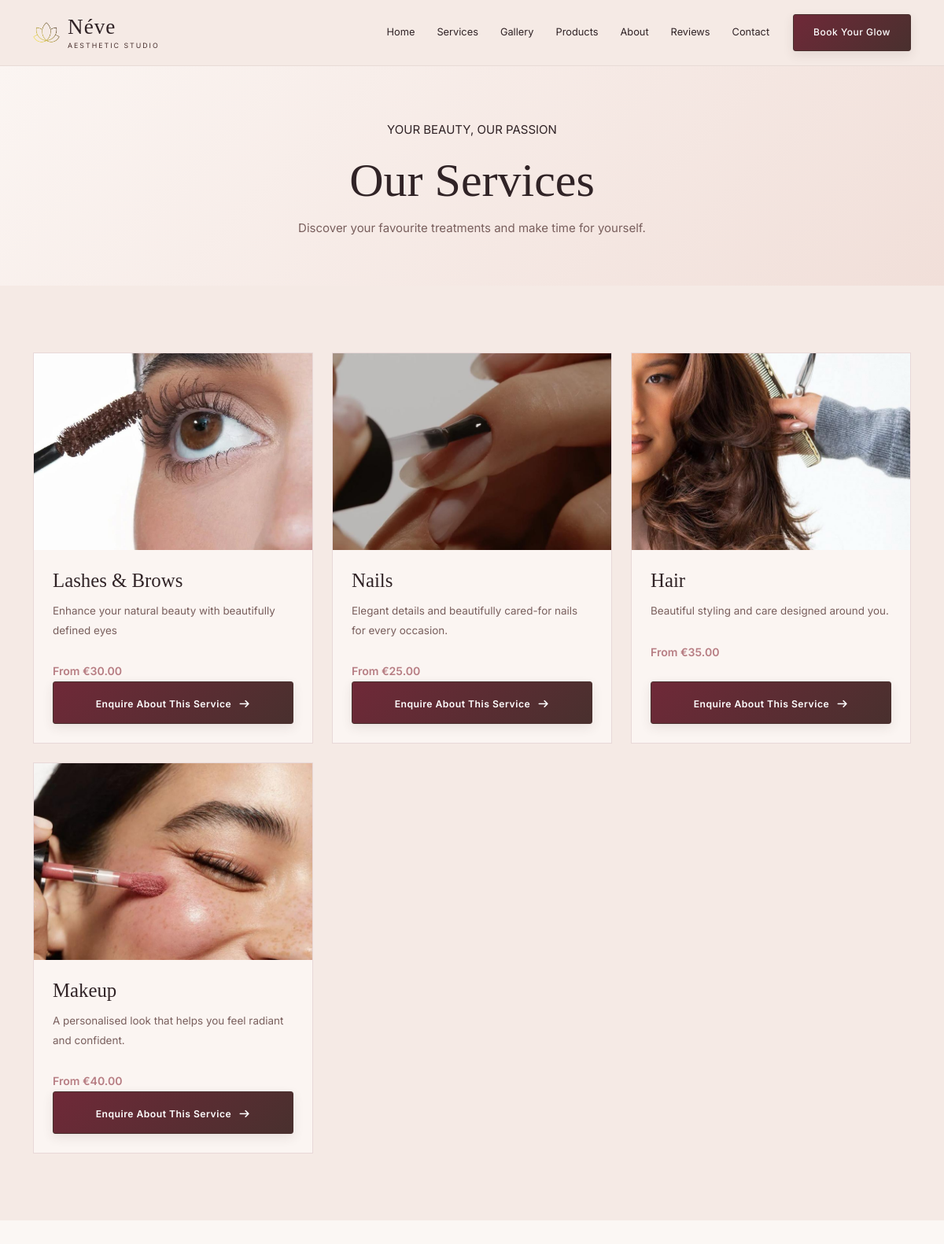
/services/ (upper part), run on an earlier commit of the app's database.
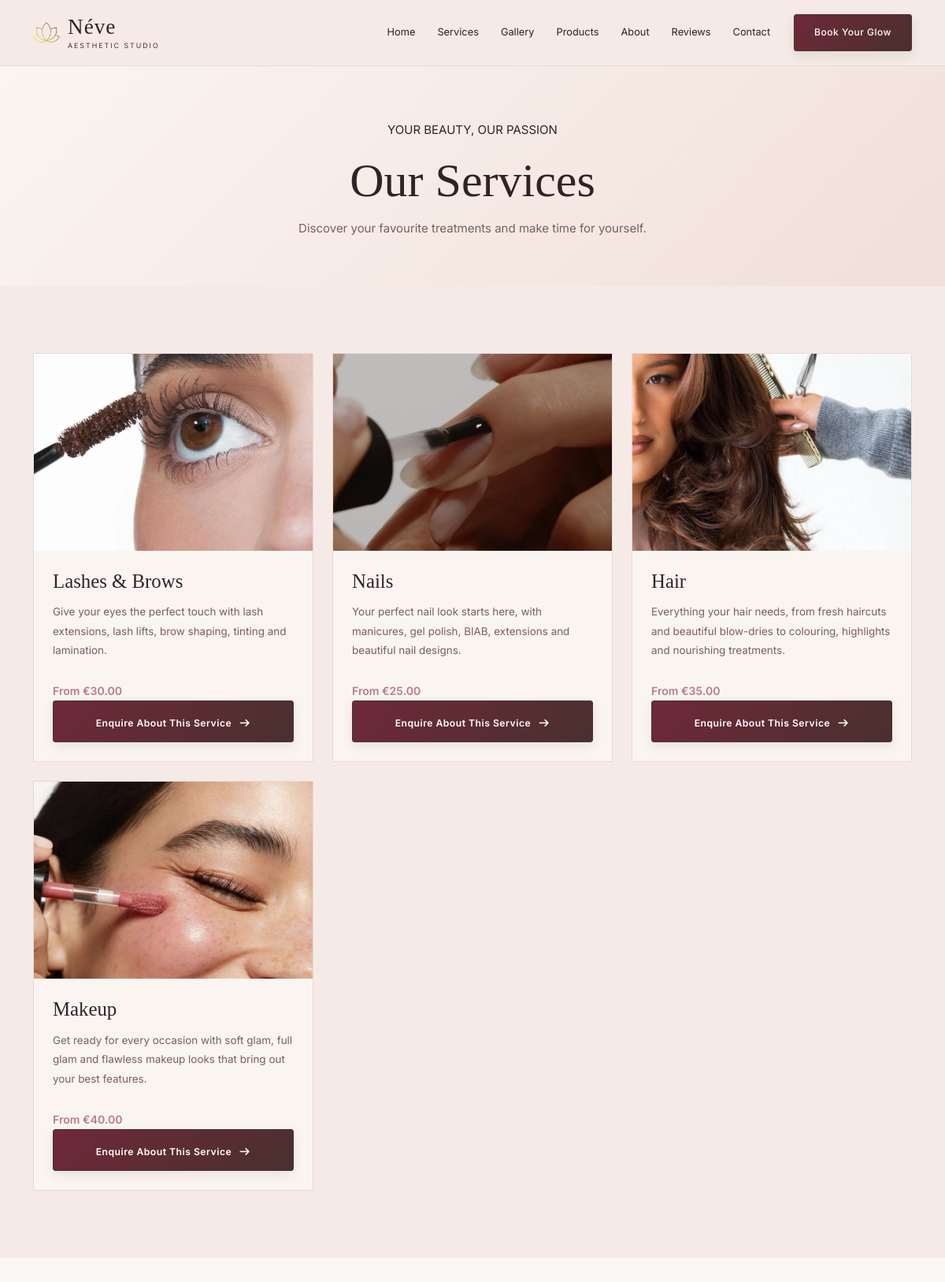
And on a later commit of the database.
### aplikacion/models.py (models this page shows, shortened)
class Service(models.Model):
    service_slug = models.SlugField(primary_key=True)
    service_name = models.CharField(max_length=200, null=True, blank=True)
    service_description = models.TextField(null=True, blank=True)
    service_price = models.DecimalField(max_digits=6, decimal_places=2, null=True, blank=True)
    service_image = models.ImageField(upload_to="service/")

### aplikacion/views.py (the view)
# urls.py: path('services/', views.services, name='services'),
@never_cache
def services(request):
    services = Service.objects.all()
    return render(request, 'services.html', {
        'services': services
    })

### aplikacion/templates/services.html (shortened to what this page needs)
{% extends 'index.html' %}
{% load static %}
{% block content %}
<section class="services-page-header">
    <div class="container text-center">
        <p class="section-label">YOUR BEAUTY, OUR PASSION</p>
        <h1>Our Services</h1>
        <p>Discover your favourite treatments and make time for yourself.</p>
    </div>
</section>
<section class="services-section section-padding" id="all-services">
    <div class="container">
        <div class="row g-4">
            {% for service in services %}
            <div class="col-md-6 col-lg-4">
                <div class="service-card h-100">
                    {% if service.service_image %}
                    <img
                        src="{{ service.service_image.url }}"
                        alt="{{ service.service_name }}"
                    >
                    {% endif %}
                    <div class="service-info">
                        <h3>{{ service.service_name }}</h3>
                        <p>
                            {{ service.service_description }}
                        </p>
                        {% if service.service_price %}
                        <span class="service-price">
                            From €{{ service.service_price }}
                        </span>
                        {% endif %}
                        <a
                            class="service-link btn-main"
                            href="{% url 'appointment' %}#booking-form"
                        >
                            Enquire About This Service
                            <i class="fa-solid fa-arrow-right"></i>
                        </a>
                    </div>
                </div>
            </div>
            {% empty %}
            <div class="col-12 text-center py-5">
                <h3>No services available yet.</h3>
                <p>Our beauty treatments will be available soon.</p>
            </div>
            {% endfor %}
        </div>
    </div>
</section>
<section class="ritual-section section-padding" id="glow-ritual">
</section>
{% endblock %}

What changed in the data, as far as the page shows it:
changed Service "Lashes & Brows": service_description "Enhance your natural beauty with beautifully defined eyes" → "Give your eyes the perfect touch with lash extensions, lash lifts, brow shaping, tinting and lamination."
changed Service "Nails": service_description "Elegant details and beautifully cared-for nails for every occasion." → "Your perfect nail look starts here, with manicures, gel polish, BIAB, extensions and beautiful nail designs."
changed Service "Hair": service_description "Beautiful styling and care designed around you." → "Everything your hair needs, from fresh haircuts and beautiful blow-dries to colouring, highlights and nourishing treatments."
changed Service "Makeup": service_description "A personalised look that helps you feel radiant and confident." → "Get ready for every occasion with soft glam, full glam and flawless makeup looks that bring out your best features."
